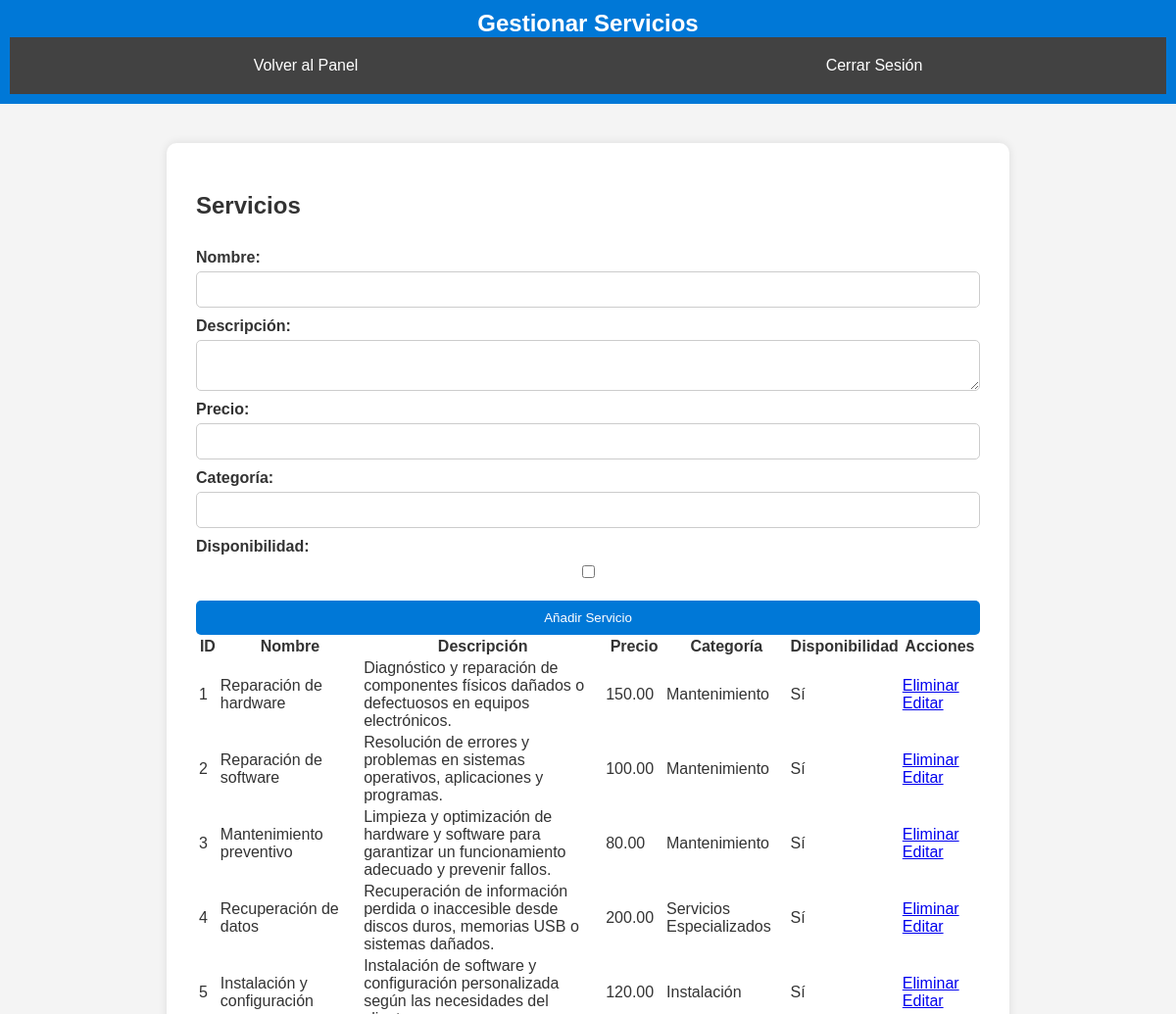
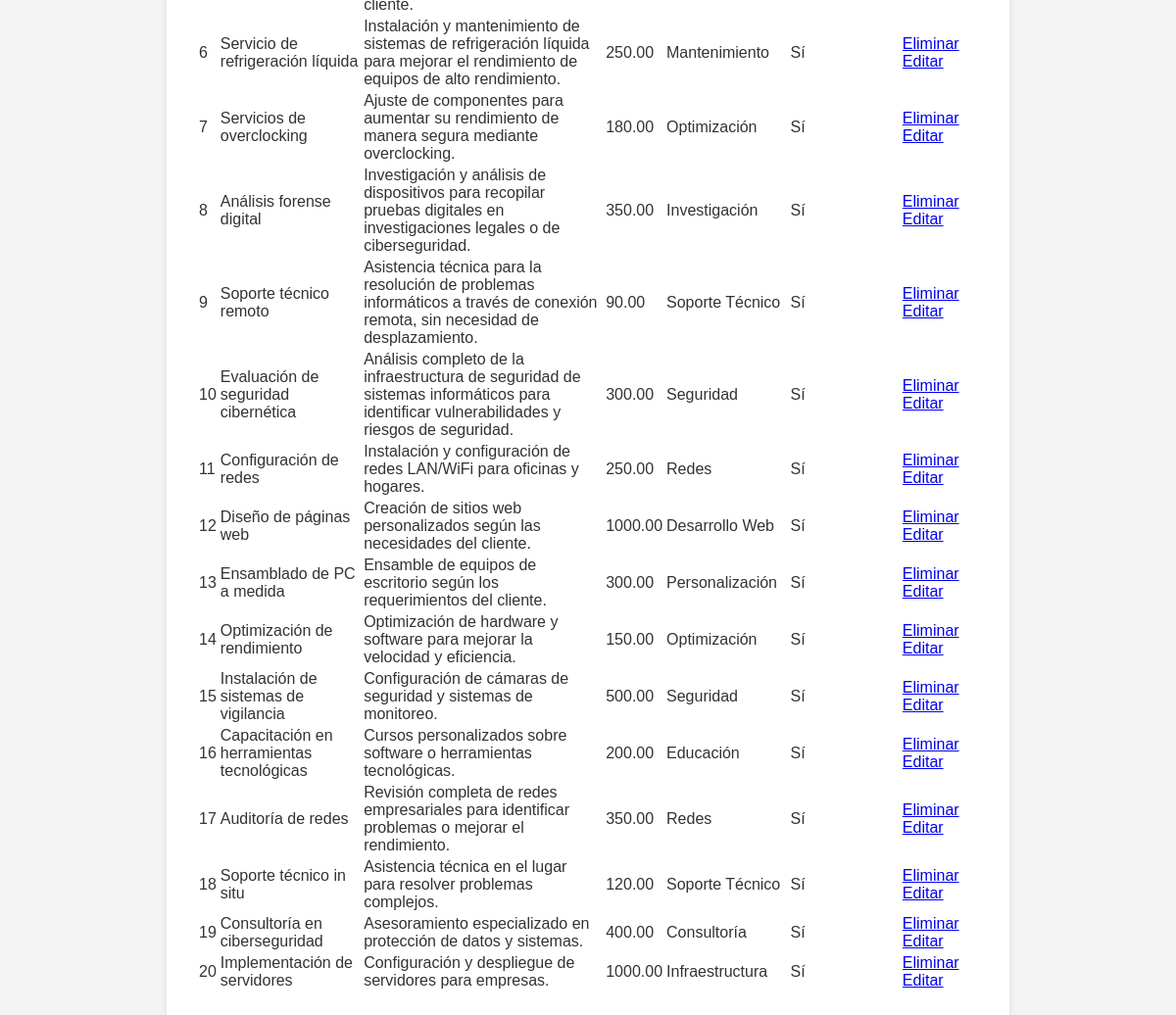
The app's page /admin_dashboard/gestionar_servicios.php (signed in) with its own data (2 pictures, top to bottom).
### tables this page shows
CREATE TABLE Servicio (
    Id_Servicio INT AUTO_INCREMENT PRIMARY KEY,
    Nombre_S VARCHAR(100) NOT NULL,
    Descripción_S TEXT NOT NULL,
    Precio_S DECIMAL(10, 2) NOT NULL,
    Categoría_S VARCHAR(50) NOT NULL,
    Disponibilidad_S TINYINT(1) NOT NULL DEFAULT 1,
    Id_Administrador INT NOT NULL,
    FOREIGN KEY (Id_Administrador) REFERENCES Administrador(Id_Administrador)
);

### admin_dashboard/gestionar_servicios.php (the view, shortened to what this page needs)
<?php
include '../funcionalidades_php/db.php';
$result = $conn->query("SELECT * FROM Servicio");
$servicios = $result->fetch_all(MYSQLI_ASSOC);
?>
<!DOCTYPE html>
<html lang="es">
<head>
    <link rel="stylesheet" href="../css/Admin.css">
</head>
<body>
    <header>
        <h1>Gestionar Servicios</h1>
        <nav>
            <a href="../admin_dashboard.php">Volver al Panel</a>
            <a href="logout.php">Cerrar Sesión</a>
        </nav>
    </header>
    <main>
        <h2>Servicios</h2>
        <form action="gestionar_servicios.php" method="POST">
            <label for="nombre">Nombre:</label>
            <input type="text" id="nombre" name="nombre" required>
            <label for="descripcion">Descripción:</label>
            <textarea id="descripcion" name="descripcion" required></textarea>
            <label for="precio">Precio:</label>
            <input type="number" id="precio" name="precio" step="0.01" required>
            <label for="categoria">Categoría:</label>
            <input type="text" id="categoria" name="categoria" required>
            <label for="disponibilidad">Disponibilidad:</label>
            <input type="checkbox" id="disponibilidad" name="disponibilidad">
            <button type="submit">Añadir Servicio</button>
        </form>
        <table>
            <thead>
                <tr>
                    <th>ID</th>
                    <th>Nombre</th>
                    <th>Descripción</th>
                    <th>Precio</th>
                    <th>Categoría</th>
                    <th>Disponibilidad</th>
                    <th>Acciones</th>
                </tr>
            </thead>
            <tbody>
                <?php foreach ($servicios as $servicio): ?>
                    <tr>
                        <td><?php echo htmlspecialchars($servicio['Id_Servicio']); ?></td>
                        <td><?php echo htmlspecialchars($servicio['Nombre_S']); ?></td>
                        <td><?php echo htmlspecialchars($servicio['Descripción_S']); ?></td>
                        <td><?php echo htmlspecialchars($servicio['Precio_S']); ?></td>
                        <td><?php echo htmlspecialchars($servicio['Categoría_S']); ?></td>
                        <td><?php echo $servicio['Disponibilidad_S'] ? 'Sí' : 'No'; ?></td>
                        <td>
                            <a href="javascript:void(0);" onclick="confirmarEliminacion('<?php echo htmlspecialchars($servicio['Nombre_S']); ?>', <?php echo $servicio['Id_Servicio']; ?>)">Eliminar</a>
                            <a href="editar_servicio.php?id=<?php echo $servicio['Id_Servicio']; ?>">Editar</a>
                        </td>
                    </tr>
                <?php endforeach; ?>
            </tbody>
        </table>
    </main>
</body>
</html>

### css/Admin.css (style rules this page uses)
body { margin: 0; font-family: Arial, sans-serif; background-color: #f4f4f4; }
header { background-color: #0078d7; padding: 10px; color: white; text-align: center; position: relative; }
header h1 { margin: 0; font-size: 24px; }
nav { background-color: #424242; color: white; padding: 10px; display: flex; justify-content: space-around; align-items: center; }
nav a { color: white; text-decoration: none; padding: 10px 15px; display: flex; align-items: center; }
main { max-width: 800px; margin: 40px auto; background-color: #fff; color: #333; padding: 30px; border-radius: 10px; box-shadow: 0 0 10px rgba(0, 0, 0, 0.1); }
form { display: flex; flex-direction: column; }
form label { margin-top: 10px; font-weight: bold; }
form input[type="text"], form input[type="number"], form textarea { padding: 10px; margin-top: 5px; border-radius: 5px; border: 1px solid #ccc; }
form input[type="checkbox"] { margin-top: 10px; }
form button { background-color: #0078d7; color: white; padding: 10px 20px; border: none; border-radius: 5px; cursor: pointer; margin-top: 20px; }

### records on screen
servicio: Id_Servicio "1", Nombre_S "Reparación de hardware", Descripción_S "Diagnóstico y reparación de componentes físicos dañados o defectuosos en equipos electrónicos.", Precio_S "150.00", Categoría_S "Mantenimiento", Disponibilidad_S "Sí"
servicio: Id_Servicio "2", Nombre_S "Reparación de software", Descripción_S "Resolución de errores y problemas en sistemas operativos, aplicaciones y programas.", Precio_S "100.00", Categoría_S "Mantenimiento", Disponibilidad_S "Sí"
servicio: Id_Servicio "3", Nombre_S "Mantenimiento preventivo", Descripción_S "Limpieza y optimización de hardware y software para garantizar un funcionamiento adecuado y prevenir fallos.", Precio_S "80.00", Categoría_S "Mantenimiento", Disponibilidad_S "Sí"
servicio: Id_Servicio "4", Nombre_S "Recuperación de datos", Descripción_S "Recuperación de información perdida o inaccesible desde discos duros, memorias USB o sistemas dañados.", Precio_S "200.00", Categoría_S "Servicios Especializados", Disponibilidad_S "Sí"
servicio: Id_Servicio "5", Nombre_S "Instalación y configuración", Descripción_S "Instalación de software y configuración personalizada según las necesidades del cliente.", Precio_S "120.00", Categoría_S "Instalación", Disponibilidad_S "Sí"
servicio: Id_Servicio "6", Nombre_S "Servicio de refrigeración líquida", Descripción_S "Instalación y mantenimiento de sistemas de refrigeración líquida para mejorar el rendimiento de equipos de alto rendimiento.", Precio_S "250.00", Categoría_S "Mantenimiento", Disponibilidad_S "Sí"
servicio: Id_Servicio "7", Nombre_S "Servicios de overclocking", Descripción_S "Ajuste de componentes para aumentar su rendimiento de manera segura mediante overclocking.", Precio_S "180.00", Categoría_S "Optimización", Disponibilidad_S "Sí"
servicio: Id_Servicio "8", Nombre_S "Análisis forense digital", Descripción_S "Investigación y análisis de dispositivos para recopilar pruebas digitales en investigaciones legales o de ciberseguridad.", Precio_S "350.00", Categoría_S "Investigación", Disponibilidad_S "Sí"
servicio: Id_Servicio "9", Nombre_S "Soporte técnico remoto", Descripción_S "Asistencia técnica para la resolución de problemas informáticos a través de conexión remota, sin necesidad de desplazamiento.", Precio_S "90.00", Categoría_S "Soporte Técnico", Disponibilidad_S "Sí"
servicio: Id_Servicio "10", Nombre_S "Evaluación de seguridad cibernética", Descripción_S "Análisis completo de la infraestructura de seguridad de sistemas informáticos para identificar vulnerabilidades y riesgos de seguridad.", Precio_S "300.00", Categoría_S "Seguridad", Disponibilidad_S "Sí"
servicio: Id_Servicio "11", Nombre_S "Configuración de redes", Descripción_S "Instalación y configuración de redes LAN/WiFi para oficinas y hogares.", Precio_S "250.00", Categoría_S "Redes", Disponibilidad_S "Sí"
servicio: Id_Servicio "12", Nombre_S "Diseño de páginas web", Descripción_S "Creación de sitios web personalizados según las necesidades del cliente.", Precio_S "1000.00", Categoría_S "Desarrollo Web", Disponibilidad_S "Sí"
servicio: Id_Servicio "13", Nombre_S "Ensamblado de PC a medida", Descripción_S "Ensamble de equipos de escritorio según los requerimientos del cliente.", Precio_S "300.00", Categoría_S "Personalización", Disponibilidad_S "Sí"
servicio: Id_Servicio "14", Nombre_S "Optimización de rendimiento", Descripción_S "Optimización de hardware y software para mejorar la velocidad y eficiencia.", Precio_S "150.00", Categoría_S "Optimización", Disponibilidad_S "Sí"
servicio: Id_Servicio "15", Nombre_S "Instalación de sistemas de vigilancia", Descripción_S "Configuración de cámaras de seguridad y sistemas de monitoreo.", Precio_S "500.00", Categoría_S "Seguridad", Disponibilidad_S "Sí"
servicio: Id_Servicio "16", Nombre_S "Capacitación en herramientas tecnológicas", Descripción_S "Cursos personalizados sobre software o herramientas tecnológicas.", Precio_S "200.00", Categoría_S "Educación", Disponibilidad_S "Sí"
servicio: Id_Servicio "17", Nombre_S "Auditoría de redes", Descripción_S "Revisión completa de redes empresariales para identificar problemas o mejorar el rendimiento.", Precio_S "350.00", Categoría_S "Redes", Disponibilidad_S "Sí"
servicio: Id_Servicio "18", Nombre_S "Soporte técnico in situ", Descripción_S "Asistencia técnica en el lugar para resolver problemas complejos.", Precio_S "120.00", Categoría_S "Soporte Técnico", Disponibilidad_S "Sí"
servicio: Id_Servicio "19", Nombre_S "Consultoría en ciberseguridad", Descripción_S "Asesoramiento especializado en protección de datos y sistemas.", Precio_S "400.00", Categoría_S "Consultoría", Disponibilidad_S "Sí"
servicio: Id_Servicio "20", Nombre_S "Implementación de servidores", Descripción_S "Configuración y despliegue de servidores para empresas.", Precio_S "1000.00", Categoría_S "Infraestructura", Disponibilidad_S "Sí"
